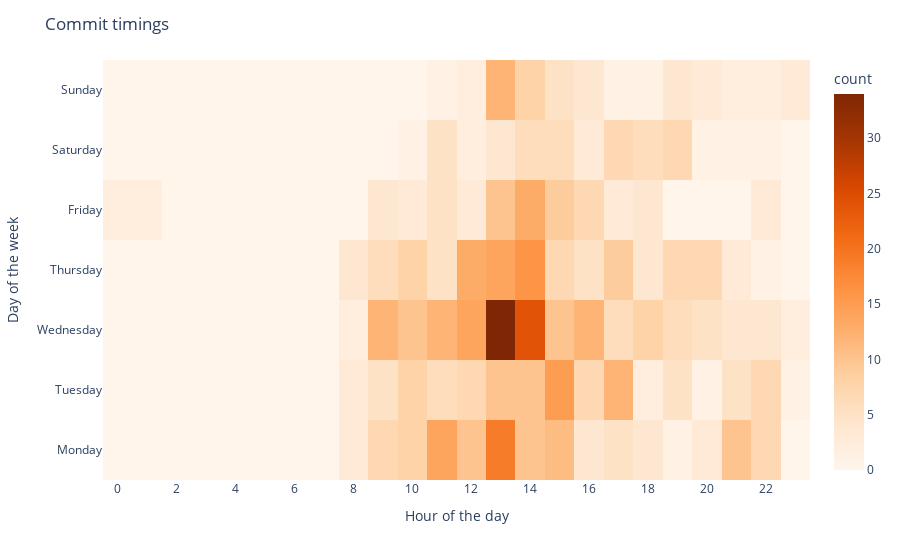

Source (notebook cell):
### Markdown cell above
This cell handles the display of the heatmap for the given sprints.
Only one heatmap is displayed at a time, the sprint, team and "time-mode" for which this is done can be selected using the dropdown menus.
If you change the date ranges of the sprints, you *do not* have to re-run this cell.
However, you do need to re-run the cell if you have changed the number of sprints, as this is not currently handled automatically.

### Code cell
# Widget to select the displayed sprint
sprint_selector = ipywidgets.Dropdown(
	options=[(sprint_names[i].value, i) for i in range(num_sprints.value)],
	description='Sprint:'
)
display.display(sprint_selector)

# Widget to select the displayed team
team_selector = ipywidgets.Dropdown(
	options=[('All Authors', -1)] + [(team_names[i].value, i) for i in range(num_teams.value)],
	description='Team:'
)
display.display(team_selector)
selected_team_name = team_names[team_selector.value].value if team_selector.value != -1 else 'All Authors'
selected_team_members = team_members[team_selector.value] if team_selector.value != -1 else None

# Widget to select which time-mode to display
time_mode_selector = ipywidgets.Dropdown(
	options=[('Hour of the day', 'hour'), ('Time of day', 'time_of_day')],
	description='Time mode:'
)
display.display(time_mode_selector)

fig = plot_commit_heatmap(commits, selected_team_members, start_dates[sprint_selector.value].value, end_dates[sprint_selector.value].value, time_mode_selector.value)
fig.update_layout(title=f'Commit timings during sprint \'{sprint_names[sprint_selector.value].value}\' ({start_dates[sprint_selector.value].value} - {end_dates[sprint_selector.value].value}) for team \'{selected_team_name}\'')
display.display(fig)

def update_sprint(change):
	selected_team_name = team_names[team_selector.value].value if team_selector.value != -1 else 'All Authors'
	selected_team_members = team_members[team_selector.value] if team_selector.value != -1 else None
	fig.data[0].z = plot_commit_heatmap(commits, selected_team_members, start_dates[sprint_selector.value].value, end_dates[sprint_selector.value].value, time_mode_selector.value).data[0].z
	fig.update_layout(title=f'Commit timings during sprint \'{sprint_names[change["new"]].value}\' ({start_dates[change["new"]].value} - {end_dates[change["new"]].value}) for team \'{selected_team_name}\'')

sprint_selector.observe(update_sprint, names='value')

def update_team(change):
	selected_team_name = team_names[team_selector.value].value if team_selector.value != -1 else 'All Authors'
	selected_team_members = team_members[team_selector.value] if team_selector.value != -1 else None
	fig.data[0].z = plot_commit_heatmap(commits, selected_team_members, start_dates[sprint_selector.value].value, end_dates[sprint_selector.value].value, time_mode_selector.value).data[0].z
	fig.update_layout(title=f'Commit timings during sprint \'{sprint_names[sprint_selector.value].value}\' ({start_dates[sprint_selector.value].value} - {end_dates[sprint_selector.value].value}) for team \'{selected_team_name}\'')

team_selector.observe(update_team, names='value')

def update_time_mode(change):
	selected_team_name = team_names[team_selector.value].value if team_selector.value != -1 else 'All Authors'
	selected_team_members = team_members[team_selector.value] if team_selector.value != -1 else None
	# fig.data[0].y = plot_commit_heatmap(commits, selected_team_members, start_dates[sprint_selector.value].value, end_dates[sprint_selector.value].value, time_mode_selector.value).data[0].y
	fig.data[0].z = plot_commit_heatmap(commits, selected_team_members, start_dates[sprint_selector.value].value, end_dates[sprint_selector.value].value, time_mode_selector.value).data[0].z
	fig.layout = plot_commit_heatmap(commits, selected_team_members, start_dates[sprint_selector.value].value, end_dates[sprint_selector.value].value, time_mode_selector.value).layout
	fig.update_layout(title=f'Commit timings during sprint \'{sprint_names[sprint_selector.value].value}\' ({start_dates[sprint_selector.value].value} - {end_dates[sprint_selector.value].value}) for team \'{selected_team_name}\'')

time_mode_selector.observe(update_time_mode, names='value')

### Figure 1 — Plotly figure (JSON) as saved in the notebook; plotly's stock layout.template omitted (floating-point values rounded to 4 significant figures; data arrays with more than 128 entries replaced by an {"elided": "..."} marker saying what was removed)
{"data": [{"coloraxis": "coloraxis", "histfunc": "count", "hovertemplate": "x=%{x}<br>y=%{y}<br>count=%{z}<extra></extra>", "name": "", "nbinsx": 24, "nbinsy": 7, "type": "histogram2d", "x": {"elided": "660 int values"}, "xaxis": "x", "xbingroup": "x", "y": {"elided": "660 int values"}, "yaxis": "y", "ybingroup": "y"}], "layout": {"coloraxis": {"colorbar": {"title": {"text": "count"}}, "colorscale": [[0, "rgb(255,245,235)"], [0.125, "rgb(254,230,206)"], [0.25, "rgb(253,208,162)"], [0.375, "rgb(253,174,107)"], [0.5, "rgb(253,141,60)"], [0.625, "rgb(241,105,19)"], [0.75, "rgb(217,72,1)"], [0.875, "rgb(166,54,3)"], [1, "rgb(127,39,4)"]]}, "legend": {"tracegroupgap": 0}, "margin": {"t": 60}, "title": {"text": "Commit timings"}, "xaxis": {"anchor": "y", "domain": [0, 1], "ticktext": [0, 2, 4, 6, 8, 10, 12, 14, 16, 18, 20, 22], "tickvals": [0, 2, 4, 6, 8, 10, 12, 14, 16, 18, 20, 22], "title": {"text": "Hour of the day"}}, "yaxis": {"anchor": "x", "domain": [0, 1], "ticktext": ["Monday", "Tuesday", "Wednesday", "Thursday", "Friday", "Saturday", "Sunday"], "tickvals": [0, 1, 2, 3, 4, 5, 6], "title": {"text": "Day of the week"}}}}
